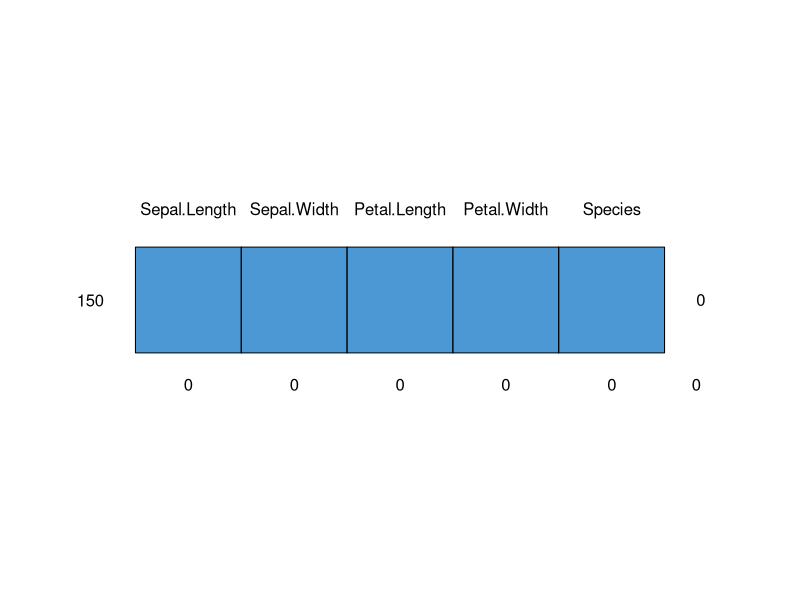
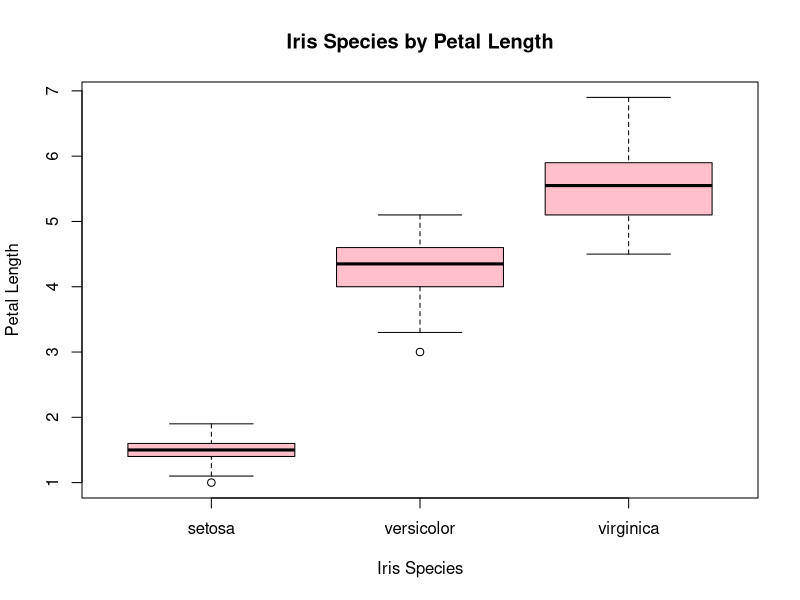
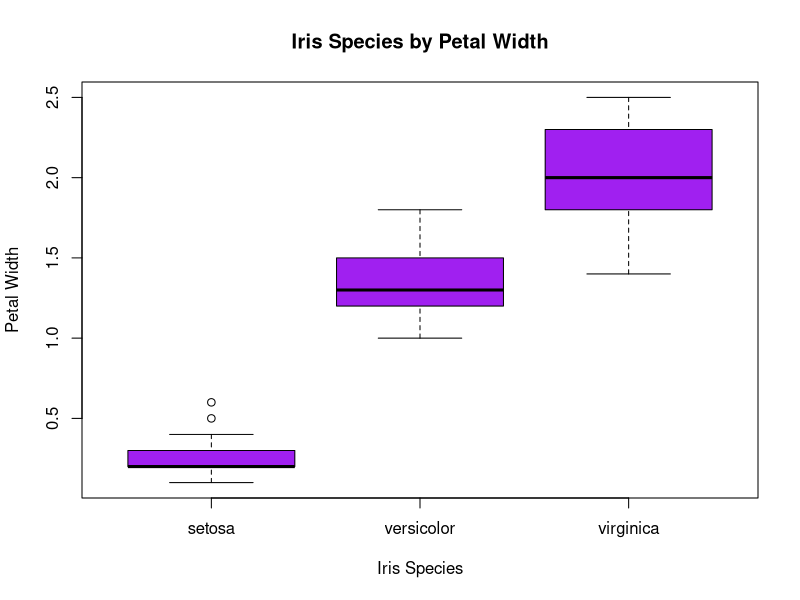
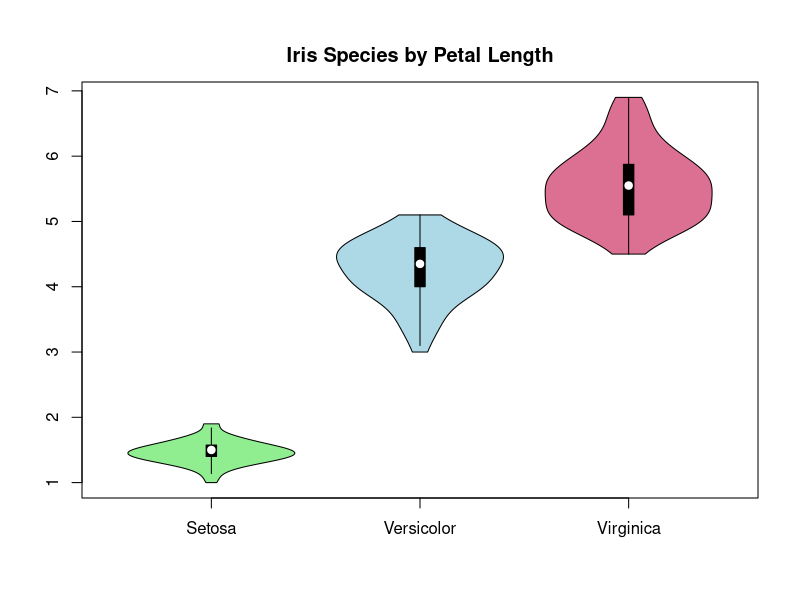
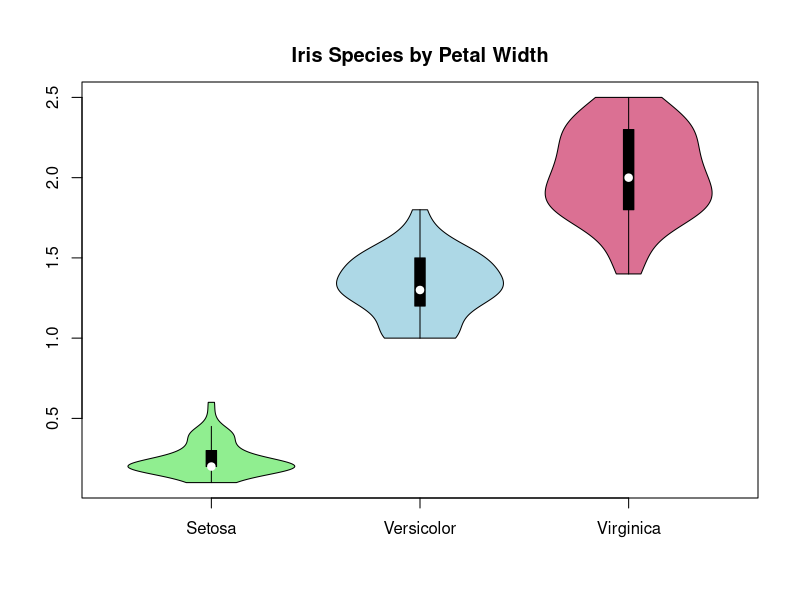
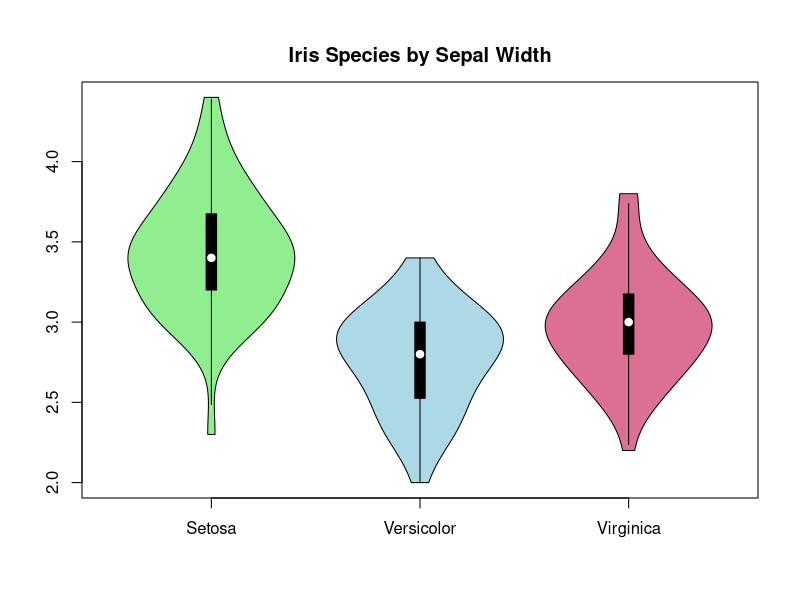
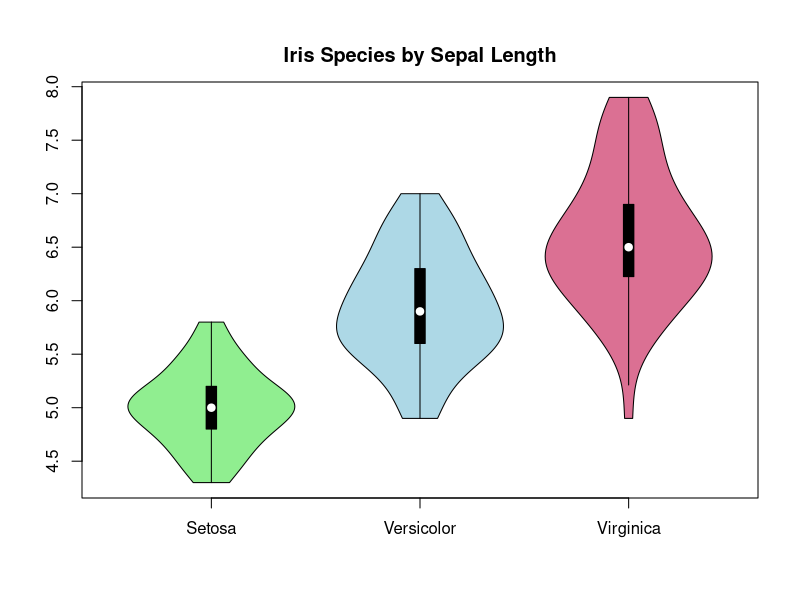
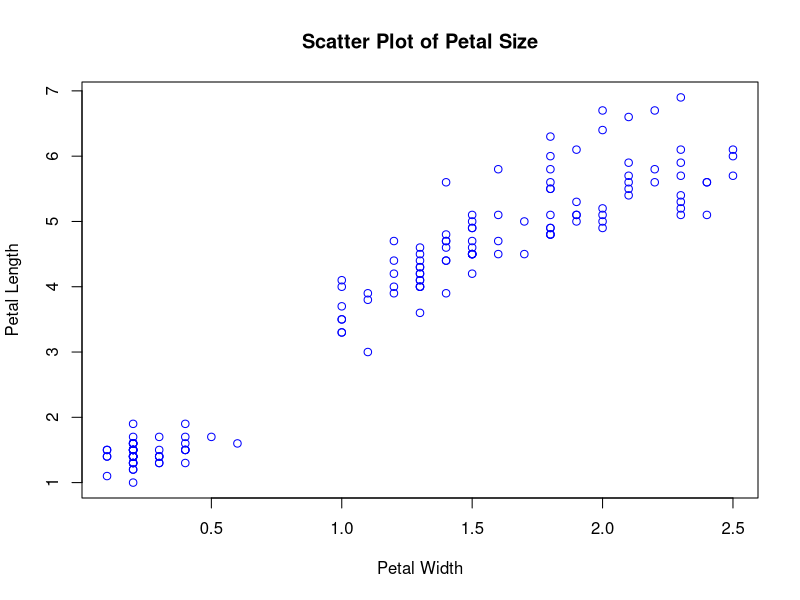

Here is the R script that generated these plots, in order:
setwd(" ")
 save.image(file = 'Lab2_myFile.Rdata')
install.packages("VIM")
 library(VIM)
 install.packages("mice")
 library(mice)
library(datasets)
data(iris)
head(iris)
summary(iris)
nrow(iris)
md.pattern(iris)
nrow(iris[!complete.cases(iris),])
boxplot(Petal.Length~Species, data=iris, col="pink", main="Iris Species by Petal Length", ylab = "Petal Length", xlab = "Iris Species")

boxplot(Petal.Width~Species, data=iris, col="purple", main="Iris Species by Petal Width", ylab = "Petal Width", xlab = "Iris Species")

install.packages("vioplot")
library(vioplot)

v1 = iris$Petal.Length[iris$Species == "setosa"]
v2 = iris$Petal.Length[iris$Species == "versicolor"]
v3 = iris$Petal.Length[iris$Species == "virginica"]
vioplot(v1, v2, v3, names = c("Setosa", "Versicolor", "Virginica"), col=c("lightgreen", "lightblue", "palevioletred"), main = "Iris Species by Petal Length")

v1 = iris$Petal.Width[iris$Species == "setosa"]
v2 = iris$Petal.Width[iris$Species == "versicolor"]
v3 = iris$Petal.Width[iris$Species == "virginica"]

vioplot(v1, v2, v3, names = c("Setosa", "Versicolor", "Virginica"), col=c("lightgreen", "lightblue", "palevioletred"), main = "Iris Species by Petal Width")


v1 = iris$Sepal.Width[iris$Species == "setosa"]
v2 = iris$Sepal.Width[iris$Species == "versicolor"]
v3 = iris$Sepal.Width[iris$Species == "virginica"]

vioplot(v1, v2, v3, names = c("Setosa", "Versicolor", "Virginica"), col=c("lightgreen", "lightblue", "palevioletred"), main = "Iris Species by Sepal Width")

v1 = iris$Sepal.Length[iris$Species == "setosa"]
v2 = iris$Sepal.Length[iris$Species == "versicolor"]
v3 = iris$Sepal.Length[iris$Species == "virginica"]

vioplot(v1, v2, v3, names = c("Setosa", "Versicolor", "Virginica"), col=c("lightgreen", "lightblue", "palevioletred"), main = "Iris Species by Sepal Length")

plot(Petal.Length ~Petal.Width, data = iris, col="blue", main = "Scatter Plot of Petal Size",  ylab = "Petal Length", xlab = "Petal Width")

plot(Petal.Length ~Sepal.Length, data = iris, col="blue", main = "Scatter Plot of Petal to Sepal Length",  ylab = "Petal Length", xlab = "Sepal Length")

plot(Petal.Width ~Sepal.Width, data = iris, col="blue", main = "Scatter Plot of Petal to Sepal Width",  ylab = "Petal Width", xlab = "Sepal Width")

IrisSpecs = iris[ , 1:4]
cor(IrisSpecs)
